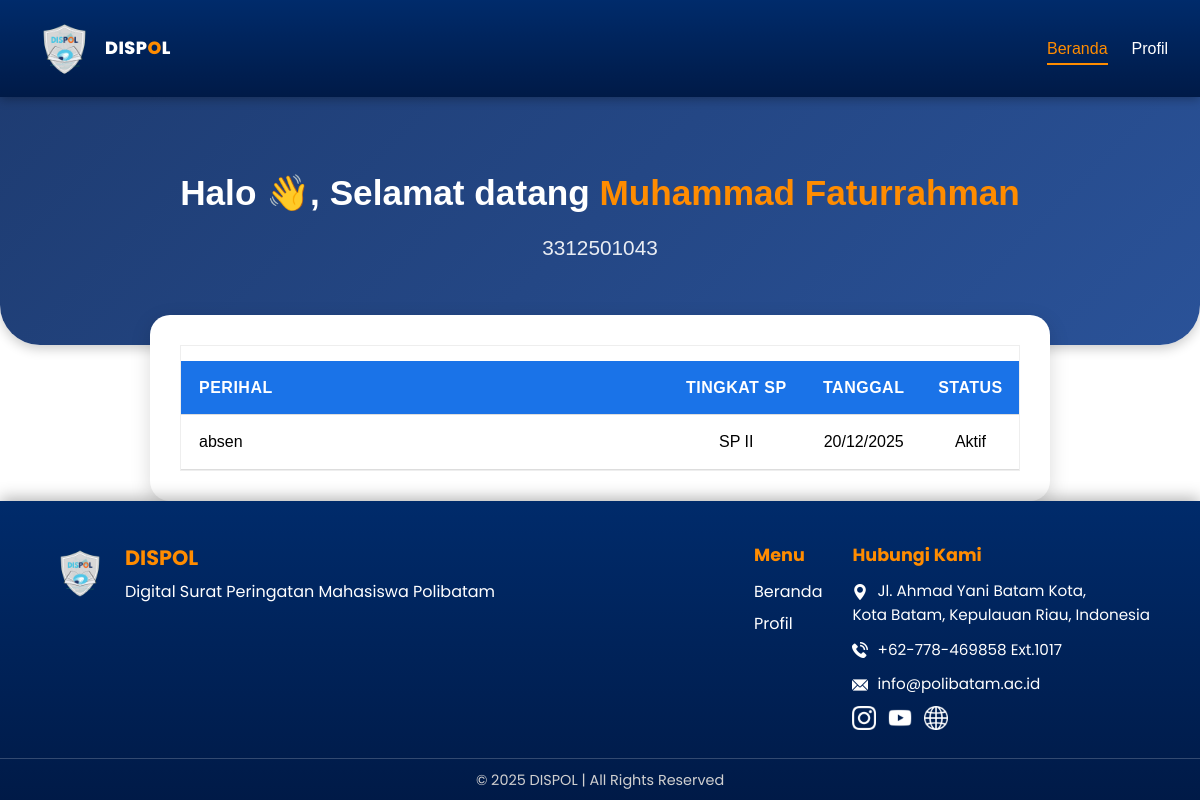
Screenshot of /dashboard-mahasiswa.php (signed in) with the database file from the repository.
### tables this page shows
CREATE TABLE `surat_peringatan` (
  `id` int(11) NOT NULL,
  `nama` varchar(100) NOT NULL,
  `nim` varchar(20) NOT NULL,
  `jurusan` varchar(100) NOT NULL,
  `prodi` varchar(100) NOT NULL,
  `kelas` varchar(10) NOT NULL,
  `tingkat` enum('SP I','SP II','SP III') NOT NULL,
  `tanggal` date NOT NULL,
  `sampai` date NOT NULL,
  `perihal` varchar(255) DEFAULT NULL,
  `deskripsi` text DEFAULT NULL,
  `file` varchar(255) DEFAULT NULL,
  `status` enum('Aktif','Selesai') DEFAULT 'Aktif',
  `created_at` datetime DEFAULT current_timestamp(),
  `semester` varchar(10) NOT NULL,
  `sesi_kelas` varchar(50) NOT NULL
);

### dashboard-mahasiswa.php (the view, shortened to what this page needs)
<?php
require_once __DIR__ . '/backend/check-session.php';
$nim = $_SESSION['nim'];
$spQuery = mysqli_query($conn, "
    SELECT * FROM surat_peringatan
    WHERE nim = '$nim'
    ORDER BY tanggal DESC
");
?>
<!DOCTYPE html>
<html lang="en">
<head>
    <link rel="stylesheet" href="css/dashboard-mahasiswa.css">
    <link rel="stylesheet" href="css/loading.css">
</head>
<body>
    <nav class="navbar">
        <div class="container">
            <a href="dashboard-mahasiswa.php" class="logo">
                <img src="image/dispol.png" width="65" height="65" alt="Logo DISPOL">
                <span class="brand">DISP<span class="brand-o">O</span>L</span>
            </a>
            <ul class="nav-links" id="navMenu">
                <li><a href="dashboard-mahasiswa.php" class="active">Beranda</a></li>
                <li><a href="profil-mahasiswa.php">Profil</a></li>
            </ul>
        </div>
    </nav>
    <section id="home" class="hero">
        <div class="container">
            <h1>Halo 👋, Selamat datang
                <span><?php echo isset($_SESSION['nama']) ? htmlspecialchars($_SESSION['nama']) : 'Nama Mahasiswa'; ?></span>
            </h1>
            <h2><?php echo isset($_SESSION['username']) ? htmlspecialchars($_SESSION['username']) : '33125XXXXX'; ?>
            </h2>
        </div>
    </section>
    <section id="list" class="container">
        <div class="container2">
            <div class="tabelsp">
                <table>
                    <thead>
                        <tr>
                            <th>Perihal</th>
                            <th>Tingkat SP</th>
                            <th>Tanggal</th>
                            <th>Status</th>
                        </tr>
                    </thead>
                    <tbody>
                        <?php if (mysqli_num_rows($spQuery) > 0) : ?>
                        <?php while ($sp = mysqli_fetch_assoc($spQuery)) : ?>
                        <tr onclick="window.location='lihat-sp-mh.php?id=<?= $sp['id'] ?>'" class="clickable-row">
                            <td><?= htmlspecialchars($sp['perihal']) ?></td>
                            <td><?= htmlspecialchars($sp['tingkat']) ?></td>
                            <td><?= date('d/m/Y', strtotime($sp['tanggal'])) ?></td>
                            <td><?= htmlspecialchars($sp['status']) ?></td>
                        </tr>
                        <?php endwhile; ?>
                        <?php endif; ?>
                    </tbody>
                </table>
            </div>
        </div>
    </section>
    <footer class="footer">
        <div class="footer-container">
            <div class="footer-left">
                <img src="image/dispol.png" alt="Logo Dispol" width="60">
                <div>
                    <h3>DISPOL</h3>
                    <p>Digital Surat Peringatan Mahasiswa Polibatam</p>
                </div>
            </div>
            <div class="footer-center">
                <h4>Menu</h4>
                <ul>
                    <li><a href="dashboard-mahasiswa.php">Beranda</a></li>
                    <li><a href="profil-mahasiswa.php">Profil</a></li>
                </ul>
            </div>
            <div class="footer-right">
                <h4>Hubungi Kami</h4>
                <p><img src="image/icon-address.png" alt="Address"
                        style="width: 16px; height: 16px; vertical-align: middle; margin-right: 5px; filter: brightness(0) invert(1);">
                    Jl. Ahmad Yani Batam Kota,<br>Kota Batam, Kepulauan Riau, Indonesia</p>
                <p><img src="image/icon-contact.png" alt="Phone"
                        style="width: 16px; height: 16px; vertical-align: middle; margin-right: 5px; filter: brightness(0) invert(1);">
                    +62-778-469858 Ext.1017</p>
                <p><img src="image/icon-email.png" alt="Email"
                        style="width: 16px; height: 16px; vertical-align: middle; margin-right: 5px; filter: brightness(0) invert(1);">
                    info@polibatam.ac.id</p>
                <ul class="social-links">
                    <li><a href="https://www.instagram.com/polibatamofficial?igsh=MXNidmNrMDJobGY0Zw=="><img
                                src="image/icon-instagram.png" alt="Instagram"></a></li>
                    <li><a href="https://www.youtube.com/@polibatamofficial"><img src="image/icon-youtube.png"
                                alt="YouTube"></a></li>
                    <li><a href="https://www.polibatam.ac.id"><img src="image/icon-website.png" alt="Website"></a></li>
                </ul>
            </div>
        </div>
        <div class="footer-bottom">
            <p>&copy; 2025 DISPOL | All Rights Reserved</p>
        </div>
    </footer>
</body>
</html>

### rows the page displays
surat_peringatan: perihal "absen", tingkat "SP II", tanggal "20/12/2025", status "Aktif"

### other values shown
$_SESSION['nama'] "Muhammad Faturrahman"
$_SESSION['username'] "3312501043"
